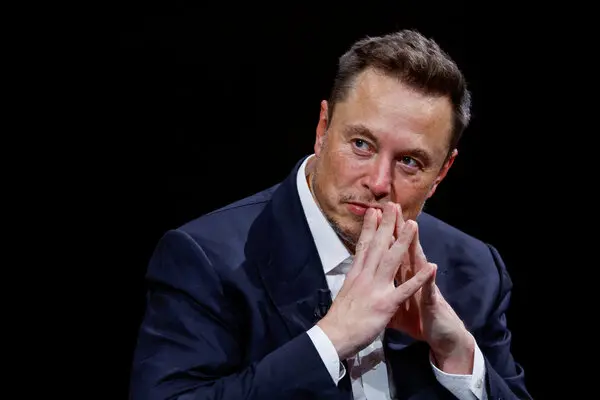
#> input picture imgs/img3.jpg, 600 x 400 px
$ python -i pic_and_edit.py   (imports and definitions only)
#> lines starting #> are read from the running program, lines starting #| are printed output that depends on the picture
#> further down, picture is the input picture: shape (400, 600, 3); mean B, G, R 29.3, 26.2, 31.3
import cv2
import numpy as np
from matplotlib import pyplot as plt
from sklearn.cluster import MiniBatchKMeans
import random

_red = (0, 0, 255)
_cyan = (255, 255, 0)

# Funcion para tomar una imagen de la webcam
# [11 lines left out: function take_picture, not called in this run]

# Funcion para cargar una imagen desde un archivo
def load_image(path_img):
    img = cv2.imread(path_img)
    return img

# Funcion para calcular el histograma acumulativo de una imagen en escala de grises
def calc_acum_hist(img):
    hist = cv2.calcHist([img], [0], None, [256], [0, 256]).flatten()
    acum_hist = np.cumsum(hist)
    return hist, acum_hist

# Muestra en una ventana la imagen, y por consola las propiedades de la matriz que almacena la imagen
# [10 lines left out: function show_image_and_properties, not called in this run]


def mostrar_imagenes_histogramas(img_orig, img_eq, hist_orig, hist_eq):
    # Mostrar ambas imágenes y los histogramas acumulativos
    plt.figure(figsize=(12, 6))

    plt.subplot(2, 2, 1)
    plt.imshow(cv2.cvtColor(img_orig, cv2.COLOR_BGR2RGB))
    plt.title('Imagen Original')
    plt.axis('off')

    plt.subplot(2, 2, 2)
    plt.imshow(cv2.cvtColor(img_eq, cv2.COLOR_BGR2RGB))
    plt.title('Imagen Ecualizada')
    plt.axis('off')

    plt.subplot(2, 2, 3)
    plt.plot(hist_orig, color='gray')
    plt.title('Histograma Acumulativo Original')
    plt.xlim([0, 256])

    plt.subplot(2, 2, 4)
    plt.plot(hist_eq, color='gray')
    plt.title('Histograma Acumulativo Ecualizado')
    plt.xlim([0, 256])

    plt.tight_layout()
    plt.show()


# Contraste - Mejora del contraste de la imagen y ecualización de histograma
def improve_contrast_acum(img, color=False):

    # Si la imagen es en RGB
#> called with color = False
    if color:

        # Convertimos la imagen a HSV
        img_hsv = cv2.cvtColor(img, cv2.COLOR_BGR2HSV)
        alto, ancho, _ = img_hsv.shape
        print("Dimensiones de la imagen: ", alto, "x", ancho)

        # Obtenemos el histograma
        num_pixels = ancho * alto
        suma_pixels = 0
        equalized_values = []

        h, s, v = cv2.split(img_hsv)
        hist, acum_hist = calc_acum_hist(v)

        # Calculamos la ecualización de histograma
        for valor, frecuencia in enumerate(hist):
            suma_pixels += frecuencia
            equalized_value = round((suma_pixels * 255) / num_pixels)
            equalized_values.append(equalized_value)

        # Construimos la imagen ecualizada
        for y in range(alto):
            for x in range(ancho):
                value = v[y, x]
                v[y, x] = equalized_values[value]

        img_hsv = cv2.merge((h, s, v))
        img_eq = cv2.cvtColor(img_hsv, cv2.COLOR_HSV2BGR)

        hist2, acum_hist2 = calc_acum_hist(v)

        mostrar_imagenes_histogramas(img, img_eq, acum_hist, acum_hist2)

        cv2.imwrite('4_contrast.jpg', img_eq)


    # Si la imagen es en escala de grises
    else:

        # Cargamos la imagen en escala de grises
        img_gray = cv2.cvtColor(img, cv2.COLOR_BGR2GRAY)
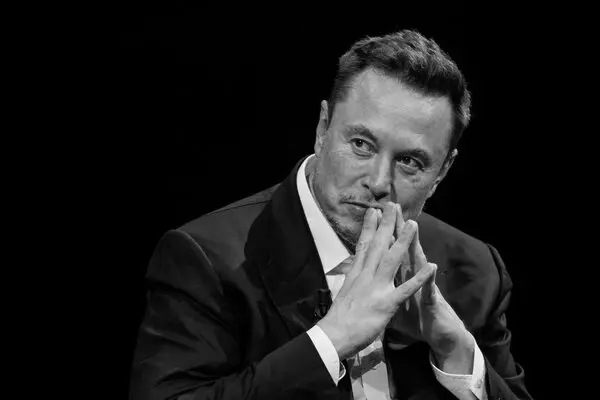
#> img_gray: shape (400, 600); min 0, max 255, mean 28.1
        alto, ancho = img_gray.shape
#> alto = 400; ancho = 600
        print("Dimensiones de la imagen: ", alto, "x", ancho)
#| Dimensiones de la imagen:  400 x 600

        # Obtenemos el histograma
        num_pixels = ancho * alto
#> num_pixels = 240000
        suma_pixels = 0
        equalized_values = []

        hist, acum_hist = calc_acum_hist(img_gray)
#> in calc_acum_hist, `hist = cv2.calcHist([img], [0], None, [256], [0, 256]).flatten()`: hist = 256 values, max 113969 at index 0, min 0 at index 253, mean 937.5
#> in calc_acum_hist, `acum_hist = np.cumsum(hist)`: acum_hist = 256 values from 113969 to 240000
#> acum_hist = 256 values from 113969 to 240000

        # Calculamos la ecualización de histograma
        for valor, frecuencia in enumerate(hist):
            suma_pixels += frecuencia
            equalized_value = round((suma_pixels * 255) / num_pixels)
            equalized_values.append(equalized_value)
#> this loop made 256 passes
#> (frecuencia, suma_pixels, equalized_value) on passes 1 to 3: (113969, 113969, 121), (30876, 144845, 154), (3100, 147945, 157)
#> after the loop, equalized_values = 256 values from 121 to 255; suma_pixels = 240000

        # Construimos la imagen ecualizada
        for y in range(alto):
            for x in range(ancho):
                value = img_gray[y, x]
                img_gray[y, x] = equalized_values[value]
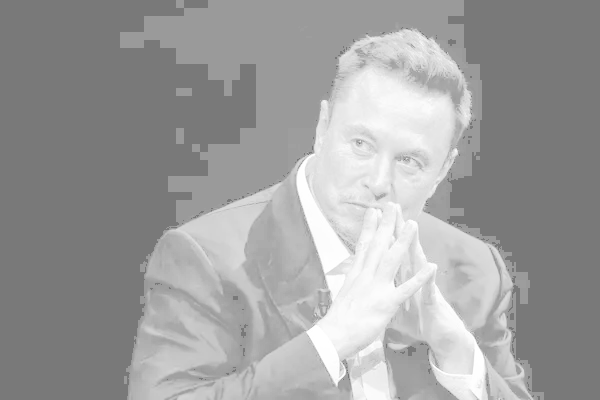
#> img_gray: shape (400, 600); min 121, max 255, mean 158.5

        hist2, acum_hist2 = calc_acum_hist(img_gray)
#> hist2 = 256 values, max 113969 at index 121, min 0 at index 0, mean 937.5; acum_hist2 = 256 values from 0 to 240000

        mostrar_imagenes_histogramas(cv2.cvtColor(img, cv2.COLOR_BGR2GRAY), img_gray, acum_hist, acum_hist2)
#> in mostrar_imagenes_histogramas, `plt.show()`:
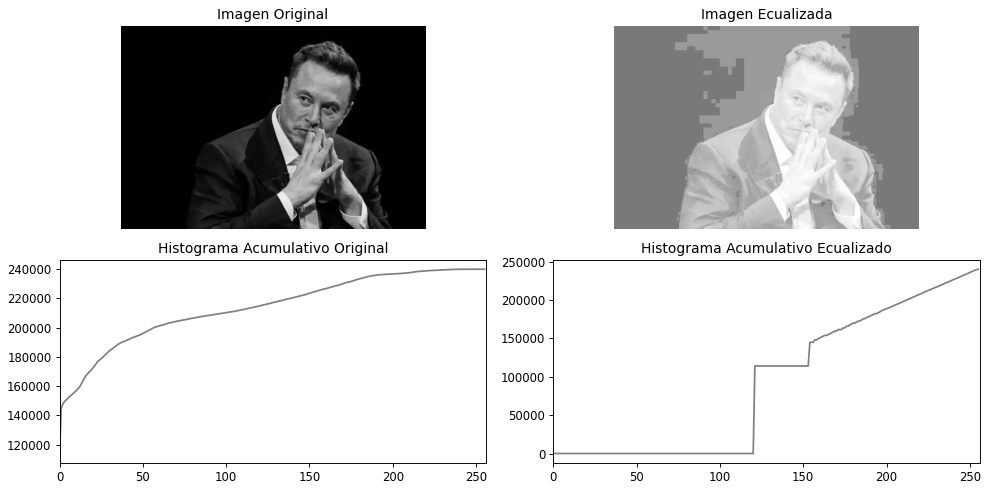
#> figure drawn by matplotlib, 4 panels; panel 3: curve peaks at x = 255, y = 240000; panel 4: curve peaks at x = 255, y = 240000

        cv2.imwrite('4_contrast.jpg', img_gray)


# [376 lines left out: functions improve_contrast_linear, change_skin, camara_termica, pixel_art, glitch, anaglifo and 4 more, not called in this run]

# Main
# [2 lines not run here, left out]

>>> import cv2
>>> picture = cv2.imread('imgs/img3.jpg')
>>> result = improve_contrast_acum(picture)

$ run again, on imgs/img4.jpg
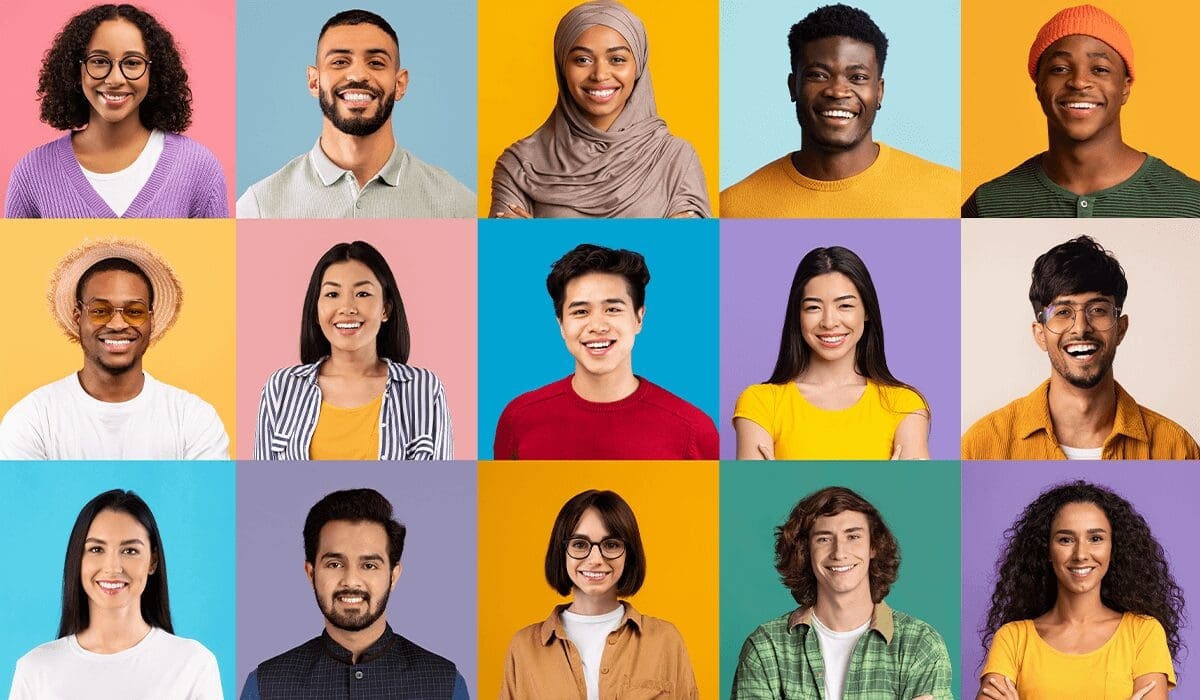
#> input picture imgs/img4.jpg, 1200 x 700 px
#> picture is the input picture: shape (700, 1200, 3); mean B, G, R 122.9, 145.2, 164.3
#| Dimensiones de la imagen:  700 x 1200
#> in calc_acum_hist, `hist = cv2.calcHist([img], [0], None, [256], [0, 256]).flatten()`: hist = 256 values, max 28067 at index 120, min 25 at index 255, mean 3281.2
#> in calc_acum_hist, `acum_hist = np.cumsum(hist)`: acum_hist = 256 values from 98 to 840000
#> the loop in improve_contrast_acum, `for valor, frecuencia in enumerate(hist):` made 256 passes
#> (frecuencia, suma_pixels, equalized_value) on passes 1 to 3: (98, 98, 0), (528, 626, 0), (827, 1453, 0)
#> after the loop in improve_contrast_acum, `for valor, frecuencia in enumerate(hist):`: equalized_values = 256 values from 0 to 255; suma_pixels = 840000
#> after the loop in improve_contrast_acum, `for y in range(alto):`:
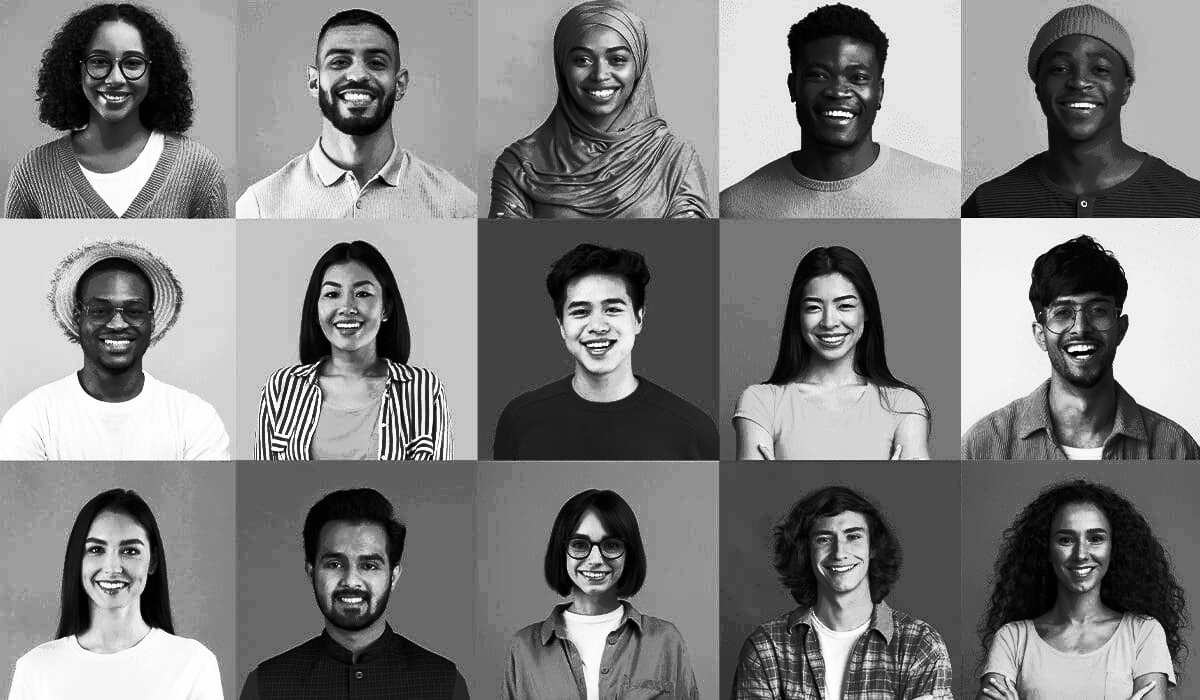
#> img_gray: shape (700, 1200); min 0, max 255, mean 128.8
#> hist2 = 256 values, max 28067 at index 66, min 0 at index 58, mean 3281.2; acum_hist2 = 256 values from 1453 to 840000
#> in mostrar_imagenes_histogramas, `plt.show()`:
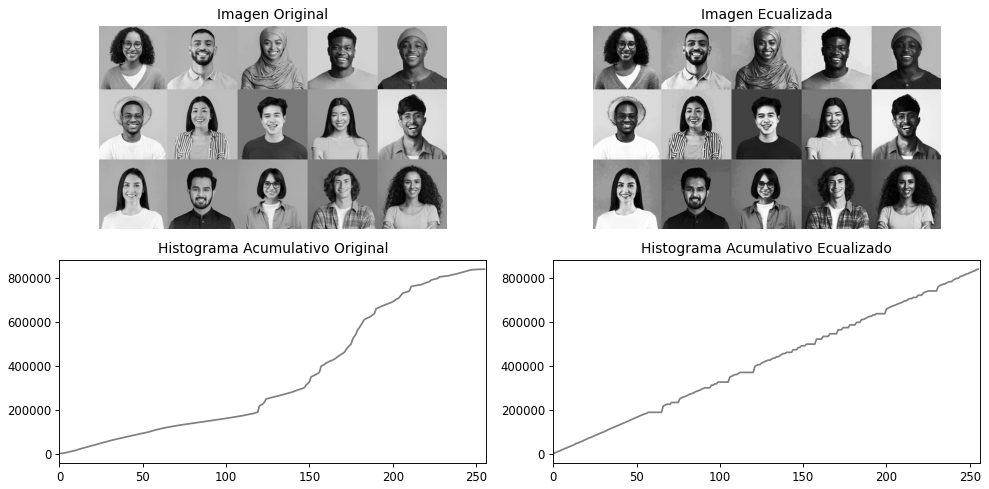
#> figure drawn by matplotlib, 4 panels; panel 3: curve peaks at x = 255, y = 840000; panel 4: curve peaks at x = 255, y = 840000

$ run again, on imgs/img6.jpg
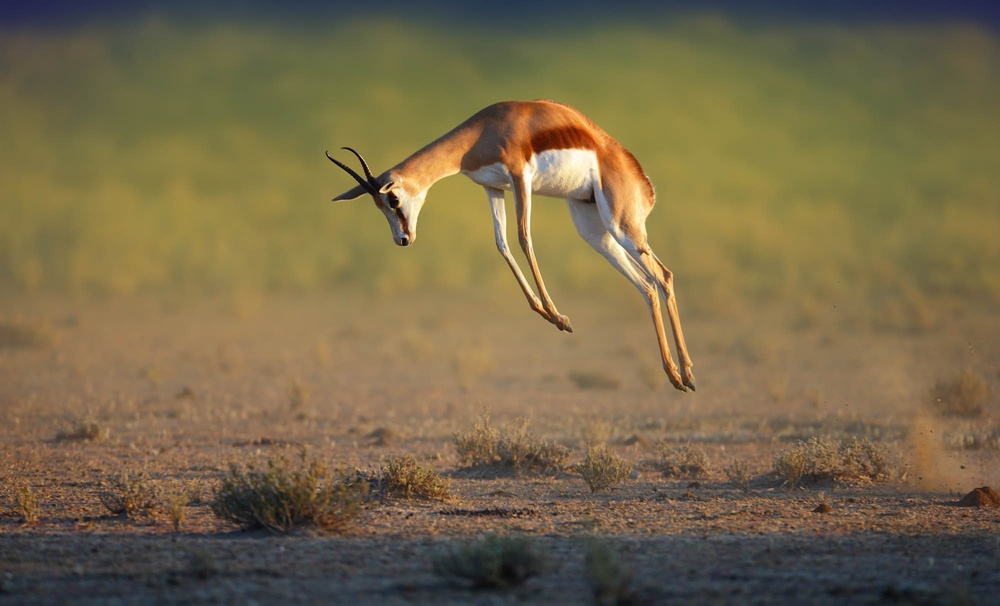
#> input picture imgs/img6.jpg, 1000 x 606 px, shrunk from 2000 x 1212 before the run
#> picture is the input picture: shape (606, 1000, 3); mean B, G, R 73.2, 104.5, 119
#| Dimensiones de la imagen:  606 x 1000
#> in calc_acum_hist, `hist = cv2.calcHist([img], [0], None, [256], [0, 256]).flatten()`: hist = 256 values, max 13083 at index 127, min 0 at index 0, mean 2367.2
#> in calc_acum_hist, `acum_hist = np.cumsum(hist)`: acum_hist = 256 values from 0 to 606000
#> the loop in improve_contrast_acum, `for valor, frecuencia in enumerate(hist):` made 256 passes
#> (frecuencia, suma_pixels, equalized_value) on passes 1 to 3: (0, 0, 0), (0, 0, 0), (1, 1, 0)
#> after the loop in improve_contrast_acum, `for valor, frecuencia in enumerate(hist):`: equalized_values = 256 values from 0 to 255; suma_pixels = 606000
#> after the loop in improve_contrast_acum, `for y in range(alto):`:
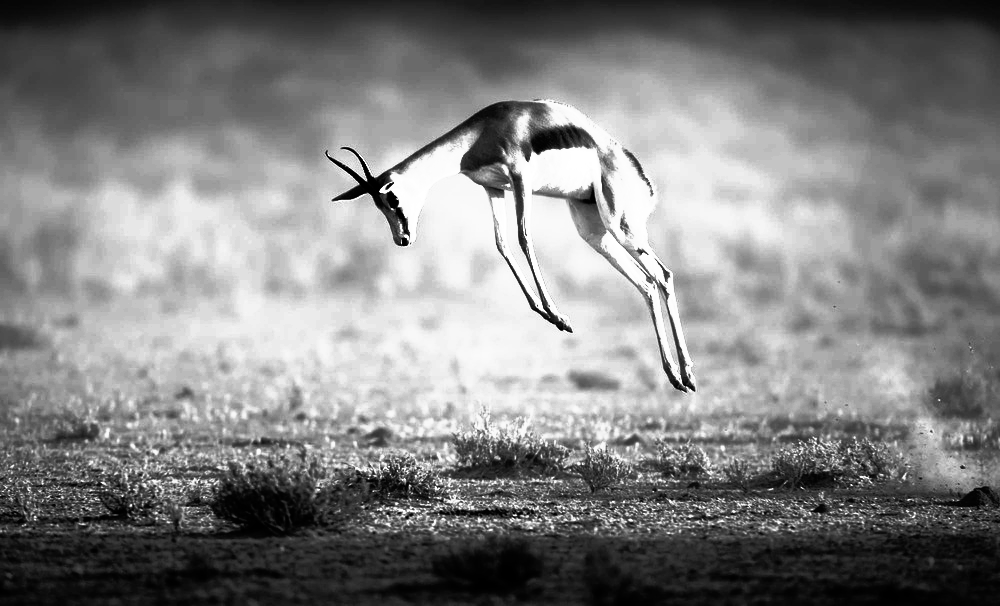
#> img_gray: shape (606, 1000); min 0, max 255, mean 129
#> hist2 = 256 values, max 13083 at index 191, min 0 at index 15, mean 2367.2; acum_hist2 = 256 values from 1130 to 606000
#> in mostrar_imagenes_histogramas, `plt.show()`:
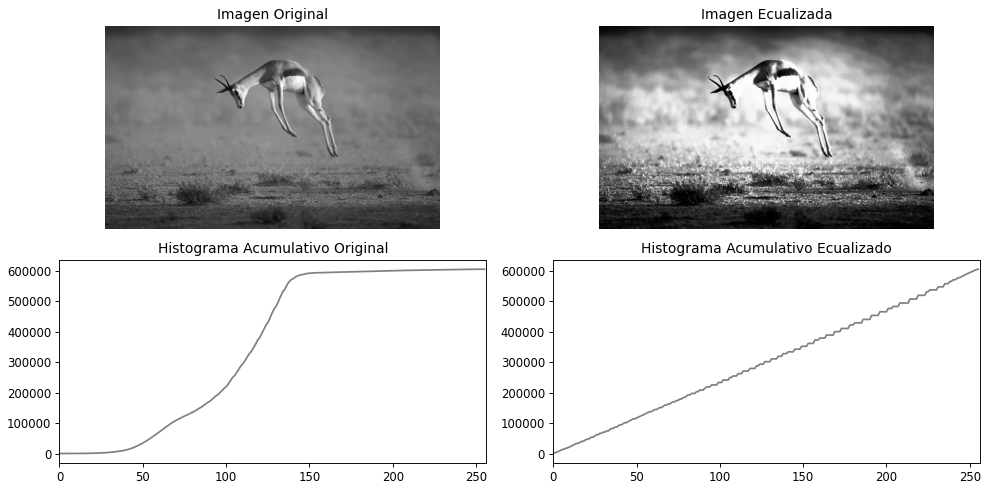
#> figure drawn by matplotlib, 4 panels; panel 3: curve peaks at x = 255, y = 606000; panel 4: curve peaks at x = 255, y = 606000
